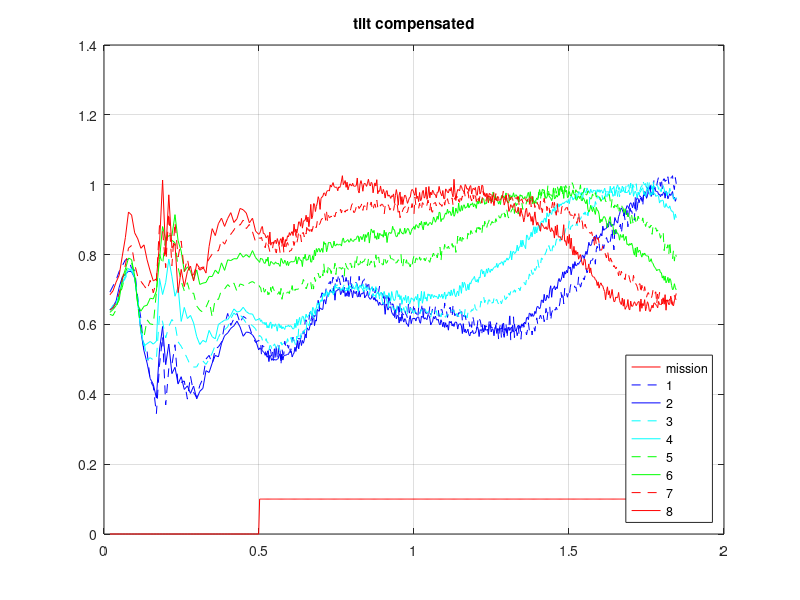
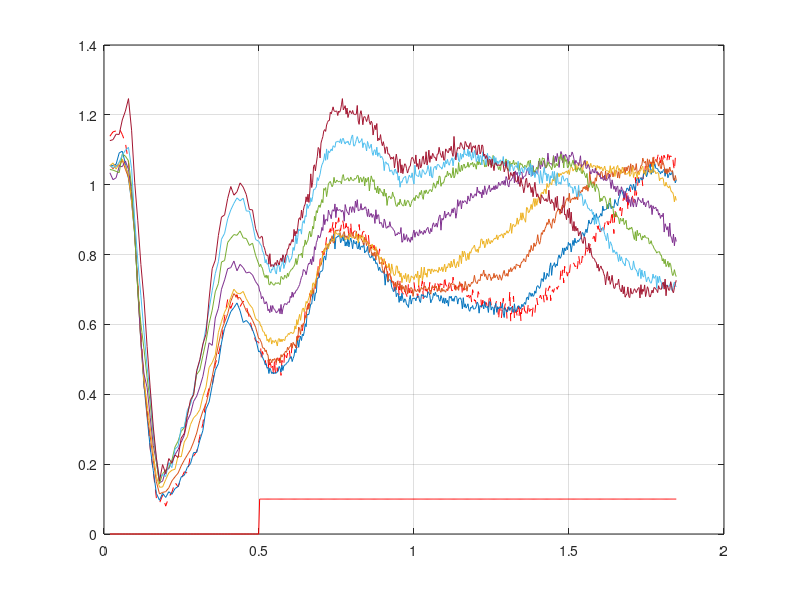

MATLAB code for these plots, in order: (Note: this script raises an error after producing the figures.)
% plot af data fra regbot - new control log
clear
close all
%% plot ballance - hand held - partly on floor
%% logfile from robot Ella (8)
% Liv (36)
%  1    time 0.012 sec
%  2  3  4  5   (mission 0), state 2, entered (thread 1, line 0), events 0x0 (bit-flags)
%  6  7 Motor velocity ref left, right: -0.1053 -0.1105
%  8  9 10 11 Pose x,y,h,tilt [m,m,rad,rad]: -0.00020284 -2.65447e-07 0.0026173 -0.0467624
% 12 .. 32 Edge sensor: left -0.277484 1, right 4.180000 0, 
%          values 1131 1462 1612 1856 1862 2128 1989 1568, 
%          white 1, used 1, LEDhigh=1, xb=0 xw=0 xbc=0 xwc=0 lvl=20 lvr=0
%          whitelevel=[2048 2588 2677 2705 2381 2601 2347 1938]
%          blacklevel=[86 89 95 102 87 90 81 80]
% 33 34 Distance sensor [m]: 0.047 0.047
% 35    Battery voltage [V]: 11.86
data1 = load('liv_edge_01.txt');
data2 = load('liv_edge_02.txt');
data3 = load('liv_edge_03.txt');
data4 = load('liv_edge_04.txt');
data5 = load('liv_edge_05.txt');
data6 = load('liv_edge_06.txt');
data7 = load('liv_edge_07.txt');
data8 = load('liv_edge_08.txt');
data29 = load('liv_edge_29.txt');
% Liv (36)
%  1    time 0.007 sec
%  2  3  4  5   (mission 0), state 2, entered (thread 1, line 0), events 0x0 (bit-flags)
%  6  7  8  9 Pose x,y,h,tilt [m,m,rad,rad]: 0.000811362 0 0 0.253536
% 10 .. 30 Edge sensor: left -4.180000 0, right -0.880723 0, values 2073 2577 2631 2674 2306 2505 2236 1755, white 1,
%      used 1, LEDhigh=1, xb=0 xw=0 xbc=0 xwc=0 lvl=0 lvr=0      
% whitelevel=[1916 2544 2562 2616 2307 2500 2286 1816]      
% blacklevel=[86 89 95 102 87 90 81 80]
% 31    Battery voltage [V]: 11.91
data30 = load('liv_edge_30.txt');
data31 = load('liv_edge_31.txt');
dd = data30;
fg = 30;
%
%whitelevel=[923 1039 1179 1162 1189 1192 1201 920];
%whitelevel=[2048 2588 2677 2705 2381 2601 2347 1938];
%blacklevel=[132 155 174 173 174 176 174 137];
%blacklevel=[86 89 95 102 87 90 81 80];
whitelevel=[1916 2544 2562 2616 2307 2500 2286 1816]      
blacklevel=[86 89 95 102 87 90 81 80]

gain=1./(whitelevel - blacklevel);
%  8  9 Get data time [us]: 100 +ctrl 460
%%
L1 = 14;
led1 = (dd(:,L1) - blacklevel(1))*gain(1);
led2 = (dd(:,L1+1) - blacklevel(2))*gain(2);
led3 = (dd(:,L1+2) - blacklevel(3))*gain(3);
led4 = (dd(:,L1+3) - blacklevel(4))*gain(4);
led5 = (dd(:,L1+4) - blacklevel(5))*gain(5);
led6 = (dd(:,L1+5) - blacklevel(6))*gain(6);
led7 = (dd(:,L1+6) - blacklevel(7))*gain(7);
led8 = (dd(:,L1+7) - blacklevel(8))*gain(8);
leds = [led1,led2,led3,led4,led5,led6,led7,led8];
%% plot before tilt compensation
figure(200 + fg)
hold off
plot(dd(:,1), dd(:,4)/10,'r')
grid on
hold on
plot(dd(:,1), leds(:,1),'--r')
plot(dd(:,1), leds(:,2))
plot(dd(:,1), leds(:,3))
plot(dd(:,1), leds(:,4))
plot(dd(:,1), leds(:,5))
plot(dd(:,1), leds(:,6))
plot(dd(:,1), leds(:,7))
plot(dd(:,1), leds(:,8))
%% tilt compensation
%       if (pose[3] >= 0)
%         lineSensorValue[i] /= 1.0 + 1.35 * pose[3];
%       else if (pose[3] > -0.3)
%         lineSensorValue[i] /= 1.0 + 1.53 * pose[3];
%       else
%         // stop increasing gain, this is too far away anyhow
%         lineSensorValue[i] /= 1.0 - 1.53 * 0.3;
n = size(led1,1)
ledsc = zeros(n,8);
lowEst = zeros(n,1);
tilt=9;
for i = 1:n
    if dd(i,11) >= 0
      ledsc(i,:) = leds(i,:) / (1 + 1.35 * dd(i,tilt));
    elseif dd(i,11) > -0.3
      ledsc(i,:) = leds(i,:) / (1 + 1.53 * dd(i,tilt));
    else
      ledsc(i,:) = leds(i,:) / (1 - 1.53 * 0.3);
    end
    lowest = min(ledsc(i,:));
    if (i == 1)
      lowEst(1) = lowest;
    else
      lowEst(i) = (lowEst(i-1) * 49 + lowest) / 50;
    end
end
%% test to see difference
figure(100 + fg)
hold off
plot(dd(:,1), dd(:,4)/10,'r')
grid on
hold on
plot(dd(:,1), ledsc(:,1),'--b')
plot(dd(:,1), ledsc(:,2),'b')
plot(dd(:,1), ledsc(:,3),'--c')
plot(dd(:,1), ledsc(:,4),'c')
plot(dd(:,1), ledsc(:,5),'--g')
plot(dd(:,1), ledsc(:,6),'g')
plot(dd(:,1), ledsc(:,7),'--r')
plot(dd(:,1), ledsc(:,8),'r')
legend('mission','1','2','3','4','5','6','7','8','location','southeast')
title('tilt compensated')
%% 
whiteVal = ones(n, 1);
whiteQ = zeros(n, 1);
edge1 = zeros(n, 1);
edge2 = zeros(n, 1);
edge3 = zeros(n, 1);
dw = zeros(n,1);
white1 = ones(n, 1)*-1;
white2 = white1;
minOnLine = 0.7;
maxDeviation = 0.5;
maxQ = 8;
q2 = 1;
for (i = 1:n)
    if (i > 1)
        q2 = whiteQ(i-1)/5 + 1;
    end
    for (j = 1:8)
        if (white1(i) == -1)
            if ledsc(i,j) > minOnLine && abs(ledsc(i,j) - whiteVal(i)) < maxDeviation/q2
                white1(i) = j;
                white2(i) = j;
            end
        else
            if ledsc(i,j) < minOnLine || abs(ledsc(i,j) - whiteVal(i)) > maxDeviation/q2
                break;
            end
            white2(i) = j;
        end
    end
    if (white1(i) >= 0)
        m = white2(i) - white1(i) + 1;
        s = 0;
        j = white1(i):white2(i);
        a = mean(ledsc(i,j));
        if (i == 1)
          whiteVal(i) = a;
          whiteQ(i) = 1;
        else
          whiteVal(i) = (whiteVal(i-1) * 3 + a) / 4;
          if (whiteQ(i-1) < maxQ)
              whiteQ(i) = whiteQ(i-1) + 1;
          else
              whiteQ(i) = maxQ;
          end
        end
    else
      if (i > 1)
          if (whiteQ(i - 1) > 0)
              whiteQ(i) = whiteQ(i-1) - 1;
              whiteVal(i) = whiteVal(i-1);
          else
              whiteVal(i) = 1;
          end
      end
    end
end
%% estimate left white edge (low index side)
for i = 1:n
    if (white1(i) > 0)
        % move index 2 away
        idx1 = white1(i) - 2;
        idx2 = white1(i);
        if (idx1 < 1)
            idx1 = 1;
        end
        w2 = idx2 - idx1;
        dw(i) = (ledsc(i,idx2) - ledsc(i,idx1))/w2;
        if (dw(i) > 0.001 && w2 > 0)
          edgeVal = (whiteVal + lowEst)/2;
          t = (edgeVal(i) - ledsc(i,idx1))/dw(i);
          if (t > w2)
              t = w2;
          elseif t < 0
              t = 0;
          end
          edge2(i) = idx1 + t;
        else
          edge2(i) = idx1;
        end
    end
end
%% find crossing with edgeval
edgeVal = (whiteVal + lowEst)/2;
t = 0
edge3 = zeros(n,1)
for i = 1:n
   if (white1(i) > 0)
       u=0;
       for j = white1(i):-1:1
           if (ledsc(i,j) < edgeVal(i))
               u = j;
               break
           end
       end
       if (u < 8)
         dw = ledsc(i,u + 1) - ledsc(i,u);
         de = edgeVal(i) - ledsc(i,u);
         t = de/dw;
         if t > 1
             t=1;
         elseif t < 0
             t=0;
         end
         edge3(i) = u + t;
       end
   end
end
%%
%close(400 + fg)
figure(400 + fg)
hold off
plot(dd(:,1), white1, 'r');
hold on
plot(dd(:,1), white2, 'm');
plot(dd(:,1), whiteQ/maxQ, 'b');
plot(dd(:,1), whiteVal, 'g');
plot(dd(:,1), lowEst, 'c');
plot(dd(:,1), edge2,'k')
plot(dd(:,1), edge3,':r')
% plot(dd(:,1), edge1,'--r')
grid on
legend('led1','led2','q','whiteVal','low estimate','edge2','dw','location','west')

%% plot snit
figure(600+fg*10)
plot(1:8,ledsc(300:5:414,:))
grid on
